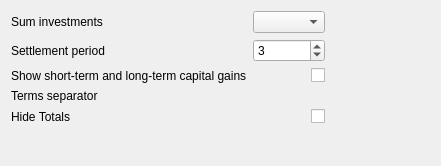
<?xml version="1.0" encoding="UTF-8"?>
<ui version="4.0">
 <class>ReportTabCapitalGain</class>
 <widget class="QWidget" name="ReportTabCapitalGain">
  <property name="geometry">
   <rect>
    <x>0</x>
    <y>0</y>
    <width>441</width>
    <height>166</height>
   </rect>
  </property>
  <property name="windowTitle">
   <string>Report Tab</string>
  </property>
  <property name="toolTip">
   <string/>
  </property>
  <property name="whatsThis">
   <string>&lt;p&gt;On this tab, you set the basic properties of this report.&lt;/p&gt;</string>
  </property>
  <layout class="QVBoxLayout" name="verticalLayout">
   <item>
    <layout class="QGridLayout" name="gridLayout">
     <item row="1" column="0">
      <widget class="QLabel" name="lblSettlementPeriod">
       <property name="text">
        <string>Settlement period</string>
       </property>
      </widget>
     </item>
     <item row="3" column="0">
      <widget class="QLabel" name="lblTermsSeparator">
       <property name="text">
        <string>Terms separator</string>
       </property>
      </widget>
     </item>
     <item row="2" column="1" alignment="Qt::AlignRight">
      <widget class="QCheckBox" name="m_showSTLTCapitalGains"/>
     </item>
     <item row="3" column="1">
      <widget class="kMyMoneyDateInput" name="m_termSeparator" native="true">
       <property name="toolTip">
        <string>Before this date investments are counted as long-term investments.</string>
       </property>
      </widget>
     </item>
     <item row="2" column="0">
      <widget class="QLabel" name="label">
       <property name="text">
        <string>Show short-term and long-term capital gains</string>
       </property>
      </widget>
     </item>
     <item row="0" column="0">
      <widget class="QLabel" name="lblinvestmentSum">
       <property name="text">
        <string>Sum investments</string>
       </property>
      </widget>
     </item>
     <item row="1" column="1">
      <widget class="QSpinBox" name="m_settlementPeriod">
       <property name="toolTip">
        <string>Time in days between the settlement date and the transaction date.</string>
       </property>
       <property name="maximum">
        <number>30</number>
       </property>
       <property name="value">
        <number>3</number>
       </property>
      </widget>
     </item>
     <item row="0" column="1">
      <widget class="QComboBox" name="m_investmentSum"/>
     </item>
     <item row="4" column="0">
      <widget class="QLabel" name="label_2">
       <property name="text">
        <string>Hide Totals</string>
       </property>
      </widget>
     </item>
     <item row="0" column="2" rowspan="5">
      <spacer name="horizontalSpacer">
       <property name="orientation">
        <enum>Qt::Horizontal</enum>
       </property>
       <property name="sizeHint" stdset="0">
        <size>
         <width>40</width>
         <height>20</height>
        </size>
       </property>
      </spacer>
     </item>
     <item row="4" column="1" alignment="Qt::AlignRight">
      <widget class="QCheckBox" name="m_checkHideTotals">
       <property name="text">
        <string/>
       </property>
      </widget>
     </item>
    </layout>
   </item>
   <item>
    <spacer name="spacer15">
     <property name="orientation">
      <enum>Qt::Vertical</enum>
     </property>
     <property name="sizeType">
      <enum>QSizePolicy::Expanding</enum>
     </property>
     <property name="sizeHint" stdset="0">
      <size>
       <width>20</width>
       <height>20</height>
      </size>
     </property>
    </spacer>
   </item>
  </layout>
 </widget>
 <layoutdefault spacing="6" margin="11"/>
 <customwidgets>
  <customwidget>
   <class>kMyMoneyDateInput</class>
   <extends>QWidget</extends>
   <header>kmymoneydateinput.h</header>
  </customwidget>
 </customwidgets>
 <resources/>
 <connections/>
</ui>
